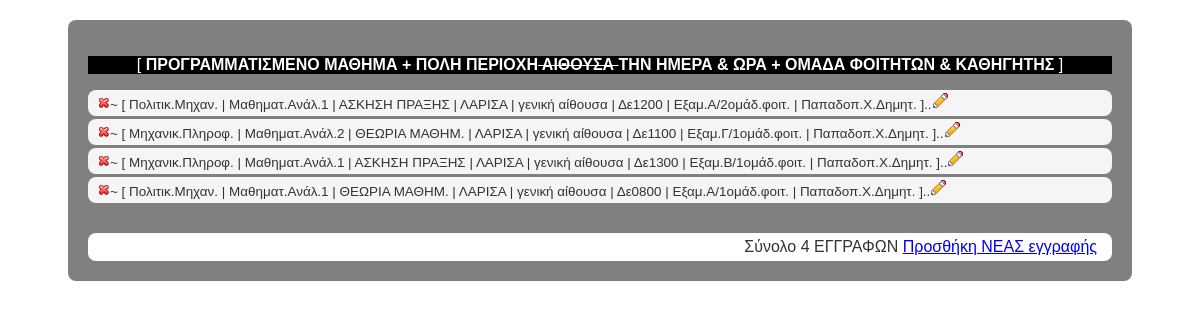
Page /evePlannCourse_ScarceResourse_ParticiGroup_COMBIS_manipu/index.php on the committed database.
### tables this page shows
CREATE TABLE IF NOT EXISTS `eventplannedcourse_scarceresource_participantgroup_combis` (
  `eventPlaCourseScarceResouParticiGroupID` int(10) unsigned NOT NULL AUTO_INCREMENT,
  `eventPlannedCourseID` int(10) unsigned NOT NULL,
  `scarceResourceID` int(10) unsigned NOT NULL,
  `schoolStudentGroupProfessorID` int(10) unsigned NOT NULL,
  PRIMARY KEY (`eventPlaCourseScarceResouParticiGroupID`,`eventPlannedCourseID`,`scarceResourceID`,`schoolStudentGroupProfessorID`),
  UNIQUE KEY `eventPlaCourseScarceResouParticiGroupID_UNIQUE` (`eventPlaCourseScarceResouParticiGroupID`),
  KEY `eventPlannedCourseID_idx` (`eventPlannedCourseID`),
  KEY `scarceResourceID_idx` (`scarceResourceID`),
  KEY `schoolStudentGroupProfessorID` (`schoolStudentGroupProfessorID`)
);

CREATE TABLE IF NOT EXISTS `schools` (
  `schoolID` int(10) unsigned NOT NULL AUTO_INCREMENT,
  `schoolSectionName` varchar(45) NOT NULL,
  `schoolSectionAbbrev` varchar(25) NOT NULL,
  `locatAddressID_byLocationAddresses` int(10) unsigned NOT NULL,
  PRIMARY KEY (`schoolID`),
  UNIQUE KEY `schoolID` (`schoolID`),
  KEY `locatAddressID_byLocationAddresses_idx` (`locatAddressID_byLocationAddresses`)
);

CREATE TABLE IF NOT EXISTS `subjects` (
  `subjectID` int(10) unsigned NOT NULL AUTO_INCREMENT,
  `subjectName` varchar(45) DEFAULT NULL,
  `subjectAbbrev` varchar(25) DEFAULT NULL,
  `description` varchar(60) DEFAULT NULL,
  `weekTeach` int(11) DEFAULT NULL COMMENT 'εβδομαδιαίες ώρες διδασκαλίας',
  `otherDetails` varchar(60) DEFAULT NULL,
  `levelID` int(11) NOT NULL,
  PRIMARY KEY (`subjectID`),
  UNIQUE KEY `subjectID_idx` (`subjectID`),
  KEY `levelID_idx` (`levelID`)
);

CREATE TABLE IF NOT EXISTS `teachmethods` (
  `teachMethodID` int(10) unsigned NOT NULL AUTO_INCREMENT,
  `teachMethodTitle` varchar(45) NOT NULL,
  `otherDetails` varchar(45) DEFAULT NULL,
  PRIMARY KEY (`teachMethodID`),
  UNIQUE KEY `teachMethodID` (`teachMethodID`)
);

CREATE TABLE IF NOT EXISTS `locationaddresses` (
  `locationAddressID` int(10) unsigned NOT NULL AUTO_INCREMENT,
  `locatAddreConcat` varchar(64) DEFAULT NULL,
  `city` varchar(45) DEFAULT NULL,
  `area` varchar(45) DEFAULT NULL,
  `address` varchar(45) DEFAULT NULL,
  `zipPostCode` int(11) DEFAULT NULL,
  `province` varchar(45) DEFAULT NULL,
  `country` varchar(45) DEFAULT NULL,
  `otherDetails` varchar(45) DEFAULT NULL,
  PRIMARY KEY (`locationAddressID`),
  UNIQUE KEY `locationAddressID` (`locationAddressID`)
);

CREATE TABLE IF NOT EXISTS `buildingfloorrooms` (
  `buildingFloorRoomID` int(10) unsigned NOT NULL AUTO_INCREMENT,
  `buildingFloorRoomConcat` varchar(48) NOT NULL,
  `buildingName` varchar(45) DEFAULT NULL,
  `floorLevelName` varchar(45) DEFAULT NULL,
  `roomName` varchar(45) DEFAULT NULL,
  `roomTypeID` int(10) unsigned NOT NULL,
  PRIMARY KEY (`buildingFloorRoomID`),
  UNIQUE KEY `buildingFloorRoomID_idx` (`buildingFloorRoomID`),
  KEY `roomTypeID_idx` (`roomTypeID`)
);

CREATE TABLE IF NOT EXISTS `timeslots` (
  `timeSlotID` int(10) unsigned NOT NULL AUTO_INCREMENT,
  `timeSlotConcat` varchar(64) NOT NULL,
  `daySlotStart` set('Δε0800','Δε0900','Δε1000','Δε1100','Δε1200','Δε1300','Δε1400','Δε1500','Δε1600','Δε1700','Δε1800','Δε1900','Τρ0800','Τρ0900','Τρ1000','Τρ1100','Τρ1200','Τρ1300','Τρ1400','Τρ1500','Τρ1600','Τρ1700','Τρ1800','Τρ1900','Τε0800','Τε0900','Τε1000','Τε1100','Τε1200','Τε1300','Τε1400','Τε1500','Τε1600','Τε1700','Τε1800','Τε1900','Πε0800','Πε0900','Πε1000','Πε1100','Πε1200','Πε1300','Πε1400','Πε1500','Πε1600','Πε1700','Πε1800','Πε1900','Πα0800','Πα0900','Πα1000','Πα1100','Πα1200','Πα1300','Πα1400','Πα1500','Πα1600','Πα1700','Πα1800','Πα1900') DEFAULT NULL,
  `slotEndNumber` set('0859','0959','1059','1159','1259','1359','1459','1559','1659','1759','1859','1959') DEFAULT NULL,
  `dayID` int(10) unsigned NOT NULL,
  `eventTypeID` int(10) unsigned NOT NULL,
  PRIMARY KEY (`timeSlotID`),
  UNIQUE KEY `timeSlotID_idx` (`timeSlotID`),
  KEY `eventTypeID_idx` (`eventTypeID`),
  KEY `dayID_idx` (`dayID`)
);

CREATE TABLE IF NOT EXISTS `studentgroups` (
  `studentGroupID` int(10) unsigned NOT NULL AUTO_INCREMENT,
  `studentGroupName` varchar(60) DEFAULT NULL COMMENT 'Student group name is the Title of the student group. The syntax of this  field  is like: ΕΞΑΜΗΝΟΥ ΖΖ ΟΜ',
  `studentGroupAbbrev` varchar(45) DEFAULT NULL,
  PRIMARY KEY (`studentGroupID`),
  UNIQUE KEY `studentGroupID` (`studentGroupID`)
);

CREATE TABLE IF NOT EXISTS `professors` (
  `professorID` int(10) unsigned NOT NULL AUTO_INCREMENT,
  `professorFullName` varchar(72) DEFAULT NULL,
  `professorLastName` varchar(45) DEFAULT NULL,
  `professorMiddleName` varchar(45) DEFAULT NULL,
  `professorFirstName` varchar(45) DEFAULT NULL,
  `professorShortName` varchar(18) DEFAULT NULL,
  `identityCardCode` varchar(11) DEFAULT NULL,
  `nationalTaxNum` mediumint(9) DEFAULT NULL,
  `phoneNumber` varchar(45) DEFAULT NULL,
  `emailAddress` varchar(45) DEFAULT NULL,
  `locationAddressID_ofLocationAddresses` int(10) unsigned NOT NULL,
  `professorTitleID_ofProfessorTitles` int(10) unsigned NOT NULL,
  `jobTitleID_ofJobTitles` int(10) unsigned NOT NULL,
  `otherDetails` varchar(45) DEFAULT NULL,
  PRIMARY KEY (`professorID`),
  UNIQUE KEY `professorID` (`professorID`),
  KEY `locationAddressID_ofLocationAddresses_idx` (`locationAddressID_ofLocationAddresses`),
  KEY `professorTitleID_ofProfessorTitles_idx` (`professorTitleID_ofProfessorTitles`),
  KEY `jobTitleID_ofJobTitles_idx` (`jobTitleID_ofJobTitles`)
);

### evePlannCourse_ScarceResourse_ParticiGroup_COMBIS_manipu/index.php (the view, shortened to what this page needs)
<!DOCTYPE html>
<html>
<head>
  <link rel="stylesheet" type="text/css" href="..\styles.css"/>
</head>
<body>
<div id="results">
  <p class="center">[ <b>ΠΡΟΓΡΑΜΜΑΤΙΣΜΕΝΟ ΜΑΘΗΜΑ + ΠΟΛΗ ΠΕΡΙΟΧΗ<strike> ΑΙΘΟΥΣΑ </strike>ΤΗΝ ΗΜΕΡΑ & ΩΡΑ + ΟΜΑΔΑ ΦΟΙΤΗΤΩΝ & ΚΑΘΗΓΗΤΗΣ</b> ]</p>
<?php
  require_once('..\parameteDB.php');
  try {
    $pdoObject= new PDO("mysql:host=$dbhost; dbname=$dbname;", $dbuser, $dbpass);
    $pdoObject->exec('set names utf8');
    $sql= ' SELECT
`eventplannedcourse_scarceresource_participantgroup_combis`.`eventPlannedCourseID`,
`eventplannedcourse_scarceresource_participantgroup_combis`.`scarceResourceID`,
`eventplannedcourse_scarceresource_participantgroup_combis`.`schoolStudentGroupProfessorID`,
  `eventplannedcourses`.`eventPlannedCourseID`,
  `scarceresources`.`scarceResourceID`,
  `schoolstudentgroup_professor_links`.`schoolStudentGroupProfessorID`,
`schoolID_ofSchools`, `schoolID`,`schoolSectionAbbrev`,
`subjectID_ofSubjects`, `subjectID`,`subjectAbbrev`,
`teachMethodID`, `teachMethodID_ofTeachMethods`,`teachMethodTitle`,
  `studentGroupID_byStudentGroups`, `studentGroupID`, `studentGroupAbbrev`,
  `professorID_byProfessors`, `professorID`, `professorShortName`,
`locationAddressID_byLocationAddresses`, `locationAddressID`, `city`, `area`,
`buildingFloorRoomID`, `buildingFloorRoomID`, `roomName`,
`timeSlotID_byTimeSlots`, `timeSlotID`, `daySlotStart`
            FROM `eventplannedcourse_scarceresource_participantgroup_combis`
      INNER JOIN (`eventplannedcourses` CROSS JOIN `scarceresources` CROSS JOIN `schoolstudentgroup_professor_links`)
 ON ( `eventplannedcourses`.`eventPlannedCourseID` = `eventplannedcourse_scarceresource_participantgroup_combis`.`eventPlannedCourseID`
  AND `scarceresources`.`scarceResourceID` = `eventplannedcourse_scarceresource_participantgroup_combis`.`scarceResourceID`
  AND `schoolstudentgroup_professor_links`.`schoolStudentGroupProfessorID` = `eventplannedcourse_scarceresource_participantgroup_combis`.`schoolStudentGroupProfessorID` )
  LEFT JOIN `schools` ON `schoolID` = `schoolID_ofSchools`
  LEFT JOIN `subjects` ON `subjectID` = `subjectID_ofSubjects`
  LEFT JOIN `teachmethods` ON `teachMethodID` = `teachMethodID_ofTeachMethods`
  LEFT JOIN `professors` ON `professorID` = `professorID_byProfessors`
  LEFT JOIN `studentgroups` ON `studentGroupID` = `studentGroupID_byStudentGroups`
  LEFT JOIN `locationaddresses` ON `locationAddressID` = `locationAddressID_byLocationAddresses`
  LEFT JOIN `buildingfloorrooms` ON `buildingFloorRoomID` = `buildingFloorRoomID_byBuildingFloorRooms`
  LEFT JOIN `timeslots` ON `timeSlotID` = `timeSlotID_byTimeSlots`
         ORDER BY `eventPlaCourseScarceResouParticiGroupID` ';
    $statement= $pdoObject->query($sql);
    $recoCounter= 0;
    while ( $record= $statement->fetch() ) {
      $recoCounter++;
      echo '<p class="result">'
         . '<a href="deleteRecord.php?mode=delete&id1=' . $record['eventPlannedCourseID'] .'&id2=' . $record['scarceResourceID'] .'&id3=' . $record['schoolStudentGroupProfessorID'] .'"><img src="../deleteButton.png"/></a>'
         . '~ [ ' . $record[ 'schoolSectionAbbrev' ]
         . ' | ' . $record[ 'subjectAbbrev' ]
         . ' | ' . $record[ 'teachMethodTitle' ]
         . ' | ' . $record[ 'city' ]
         . ' | ' . $record[ 'roomName' ]
         . ' | ' . $record[ 'daySlotStart' ]
         . ' | ' . $record[ 'studentGroupAbbrev' ]
         . ' | ' . $record[ 'professorShortName' ]
         .  ' ]..' . '<a href="updateform.php?mode=update&id1=' . $record['eventPlannedCourseID'] .'&id2='  . $record['scarceResourceID'] .'&id3=' . $record['schoolStudentGroupProfessorID'] .'"><img src="../editButton.png"/></a>
            </p>';
    }
   } catch (PDOException $e) {
     echo 'PDO Exception: '.$e->getMessage();
   }
?>
<p id="commands">Σύνολο <?php echo $recoCounter; ?> ΕΓΓΡΑΦΩΝ <a href="insertform.php?mode=insert">Προσθήκη ΝΕΑΣ εγγραφής</a></p>
</div>
</body>
</html>

### styles.css (style rules this page uses)
* { font-family: Helvetica, Verdana, Arial, sans-serif; font-size :12pt; }
body { font-family: Tahoma, Geneva, sans-serif; font-size: 10pt; color: #333; }
#results { width: 1024px; margin: 20px auto; padding: 20px; background-color: grey; border-radius: 8px; font-family: Helvetica, Verdana, Arial, sans-serif; float:auto; }
.result { background-color: whitesmoke; font-size: 0.84em; padding: 3px 10px; margin: 3px 0; border-radius: 8px; }
#commands { margin: 30px 0 0 0; padding: 5px 15px; background-color: white; text-align: right; border-radius: 8px; }
.center { text-align: center; background-color: black; color: white }

### rows in the picture
eventplannedcourse_scarceresource_participantgroup_combis: schools.schoolSectionAbbrev "Πολιτικ.Μηχαν.", subjects.subjectAbbrev "Μαθηματ.Ανάλ.1", teachmethods.teachMethodTitle "ΑΣΚΗΣΗ ΠΡΑΞΗΣ", locationaddresses.city "ΛΑΡΙΣΑ", buildingfloorrooms.roomName "γενική αίθουσα", timeslots.daySlotStart "Δε1200", studentgroups.studentGroupAbbrev "Εξαμ.Α/2ομάδ.φοιτ.", professors.professorShortName "Παπαδοπ.Χ.Δημητ."
eventplannedcourse_scarceresource_participantgroup_combis: schools.schoolSectionAbbrev "Μηχανικ.Πληροφ.", subjects.subjectAbbrev "Μαθηματ.Ανάλ.2", teachmethods.teachMethodTitle "ΘΕΩΡΙΑ ΜΑΘΗΜ.", locationaddresses.city "ΛΑΡΙΣΑ", buildingfloorrooms.roomName "γενική αίθουσα", timeslots.daySlotStart "Δε1100", studentgroups.studentGroupAbbrev "Εξαμ.Γ/1ομάδ.φοιτ.", professors.professorShortName "Παπαδοπ.Χ.Δημητ."
eventplannedcourse_scarceresource_participantgroup_combis: schools.schoolSectionAbbrev "Μηχανικ.Πληροφ.", subjects.subjectAbbrev "Μαθηματ.Ανάλ.1", teachmethods.teachMethodTitle "ΑΣΚΗΣΗ ΠΡΑΞΗΣ", locationaddresses.city "ΛΑΡΙΣΑ", buildingfloorrooms.roomName "γενική αίθουσα", timeslots.daySlotStart "Δε1300", studentgroups.studentGroupAbbrev "Εξαμ.Β/1ομάδ.φοιτ.", professors.professorShortName "Παπαδοπ.Χ.Δημητ."
eventplannedcourse_scarceresource_participantgroup_combis: schools.schoolSectionAbbrev "Πολιτικ.Μηχαν.", subjects.subjectAbbrev "Μαθηματ.Ανάλ.1", teachmethods.teachMethodTitle "ΘΕΩΡΙΑ ΜΑΘΗΜ.", locationaddresses.city "ΛΑΡΙΣΑ", buildingfloorrooms.roomName "γενική αίθουσα", timeslots.daySlotStart "Δε0800", studentgroups.studentGroupAbbrev "Εξαμ.Α/1ομάδ.φοιτ.", professors.professorShortName "Παπαδοπ.Χ.Δημητ."

### other values in the picture
$recoCounter "4"
